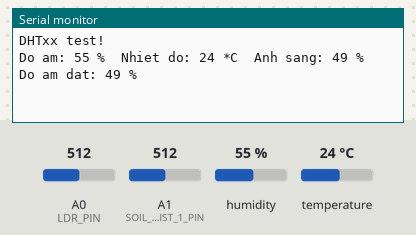
This sketch was run on a simulated Arduino Uno, built with avr-gcc and run on an emulated ATmega328P. On the bench: the last lines printed to the serial monitor. The inputs (shaded band) are chosen by the test bench; at power-on: humidity 55 %, A0 (LDR_PIN) = 512, A1 (SOIL_MOIST_1_PIN) = 512, temperature 24 °C.

Above: at 1.2 s.
1.3 s: humidity set to 22 %
At 2.6 s:
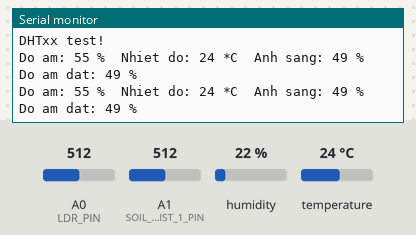
2.8 s: A0 (LDR_PIN) set to 716
At 3.8 s:
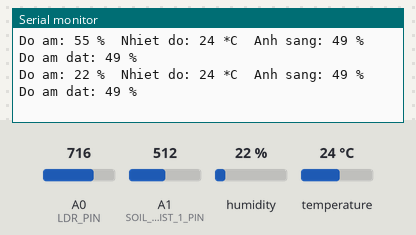
4.3 s: A1 (SOIL_MOIST_1_PIN) set to 716
At 5.6 s:
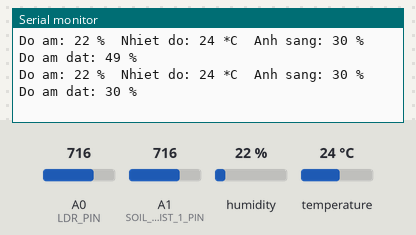
5.8 s: temperature set to 12 °C
At 6.9 s:
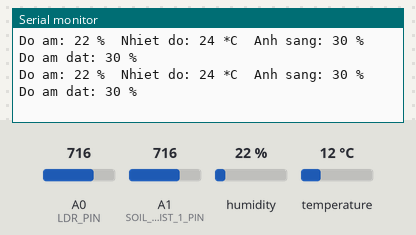
7.3 s: A0 (LDR_PIN) set to 992
At 8.6 s:
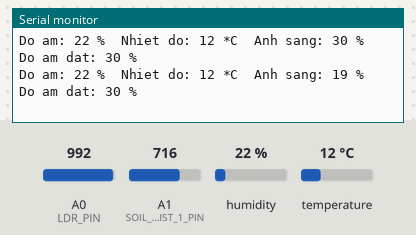
8.8 s: A1 (SOIL_MOIST_1_PIN) set to 992
At 9.9 s:
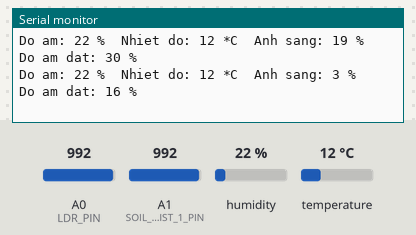
Timing chart, 0 to 11.3 s (numbered marks = the images above; inputs shaded):
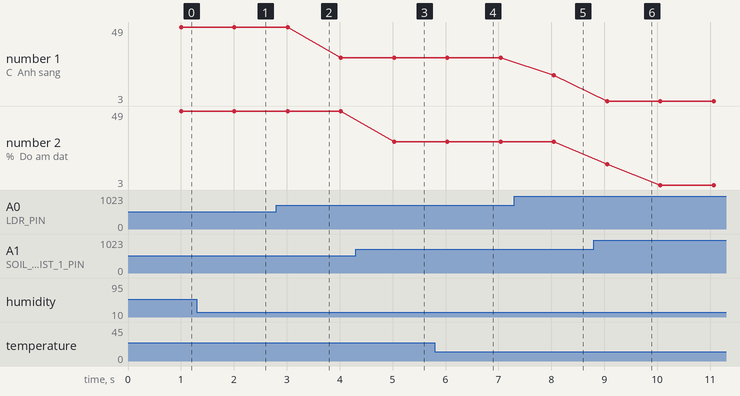

The sketch:

ReadDHT22_Lumen_Soil.ino
```cpp
// Chương trình đọc nhiệt độ, độ ẩm từ cảm biến DHT
// Thêm chức năng đọc cảm biến ánh sáng
// Thêm chức năng đọc cảm biến độ ẩm đất
// Chỉnh  sửa cho Arduino Uno bởi hocARM.org
// Kết nối
// DHT       | Arduino Uno
//---------------------------
// VCC(1)    |  5V
// DATA(2)   |  2
// NC(3)     |  x
// GND(4)    |  GND
// Nối trở 10k giữa chân 1 và chân 2
//----------------
//Cảm biến độ ẩm | Arduino
//--------------------------
// VCC(1)    	 |  5V
// GND(2)   	 |  GND
// D0(3)  	     |  x
// A0(4)    	 |  A1
// Cảm biến ánh sáng nối chân A0
// Cảm biến độ ẩm đất nối chân A1

#include "DHT.h"

#define DHTPIN 2     // Chân DATA nối với 2
#define LDR_PIN A0    // Chân A0 nối với chân OUT cảm biến as
#define SOIL_MOIST_1_PIN A1 // Chân A1 nối với cảm biến độ ẩm

// Uncomment loại cảm biến bạn sử dụng, nếu DHT11 thì uncomment DHT11 và comment DHT22
//#define DHTTYPE DHT11   // DHT 11
#define DHTTYPE DHT22   // DHT 22  (AM2302), AM2321
//#define DHTTYPE DHT21   // DHT 21 (AM2301)
int humDHT;
int tempDHT;
int lumen;
int soilMoist;
// Khởi tạo cảm biến
DHT dht(DHTPIN, DHTTYPE);

void setup() {
  // Khởi tạo cổng serial baud 115200
  Serial.begin(115200);
  Serial.println("DHTxx test!");
  // Bắt đầu đọc dữ liệu
  dht.begin();
}

void loop() {
  readSensors();
  // IN thông tin ra màn hình
  Serial.print("Do am: ");
  Serial.print(humDHT);
  Serial.print(" %\t");
  Serial.print("Nhiet do: ");
  Serial.print(tempDHT);
  Serial.print(" *C\t");
  Serial.print("Anh sang: ");
  Serial.print(lumen);
  Serial.print(" %\t");
  Serial.print("Do am dat: ");
  Serial.print(soilMoist);
  Serial.println(" %");
}
int getLumen(int anaPin)
{
  int anaValue = 0;
  for (int i = 0; i < 10; i++) // Đọc giá trị cảm biến 10 lần và lấy giá trị trung bình
  {
    anaValue += analogRead(anaPin);
    delay(50);
  }

  anaValue = anaValue / 10;
  anaValue = map(anaValue, 1023, 0, 0, 100); //Tối:0  ==> Sáng 100%

  return anaValue;
}
int getSoilMoist()
{
  int i = 0;
  int anaValue = 0;
  for (i = 0; i < 10; i++)  //
  {
    anaValue += analogRead(SOIL_MOIST_1_PIN); //Đọc giá trị cảm biến độ ẩm đất
    delay(50);   // Đợi đọc giá trị ADC
  }
  anaValue = anaValue / (i);
  anaValue = map(anaValue, 1023, 0, 0, 100); //Ít nước:0%  ==> Nhiều nước 100%
  return anaValue;
}
void readSensors(void)
{
  tempDHT = dht.readTemperature();   //Đọc nhiệt độ DHT22
  humDHT = dht.readHumidity();       //Đọc độ ẩm DHT22
  lumen = getLumen(LDR_PIN);         //Đọc ánh sáng
  soilMoist = getSoilMoist();        //Đọc cảm biến độ ẩm đất
}
```

Measured:
- after the input at 4.3 s, the serial monitor: prints a new line after 0.73 s (image 3)
- after the input at 7.3 s, the serial monitor: prints a new line after 0.75 s (image 5)
- after the input at 8.8 s, the serial monitor: prints a new line after 0.26 s (image 6)
- plotted number 1: 49 → 30 after the input at 2.8 s, 30 → 19 after the input at 7.3 s
